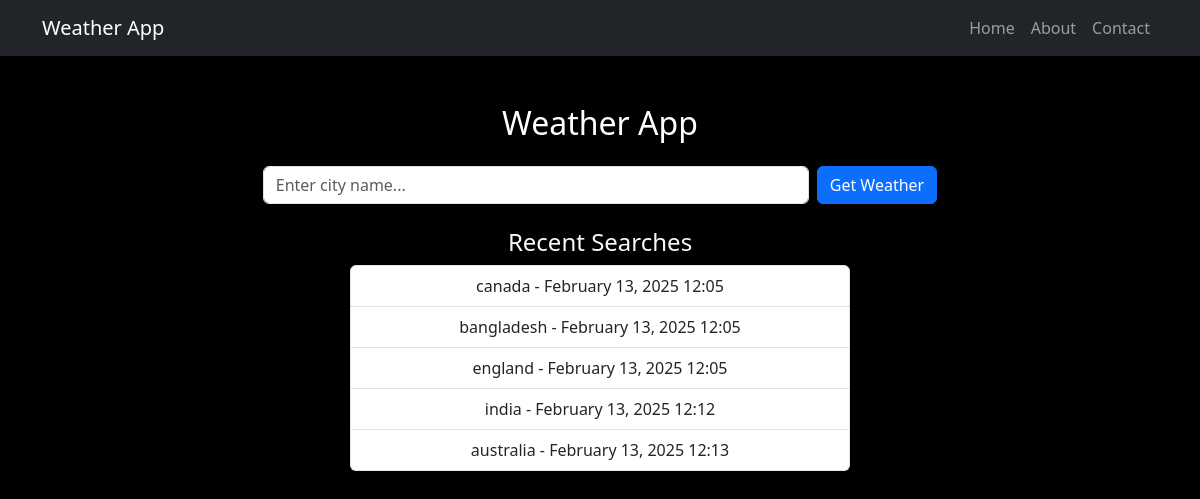
The page / on the database its author committed.
### weather/models.py (models this page shows, shortened)
class WeatherSearch(models.Model):
    city = models.CharField(max_length=100)
    searched_at = models.DateTimeField(auto_now_add=True)

### weather/views.py (the view, shortened to what this page needs)
# urls.py: path('', weather_view, name='weather-home'),
def weather_view(request):
    weather_data = None
    error_message = None
    history =  WeatherSearch.objects.all().order_by('searched_at')[:5]
    return render(request, 'weather/weather.html', {
        'weather_data': weather_data,
        'error_message': error_message,
        'history': history,
        })

### weather/templates/weather/weather.html (shortened to what this page needs)
{% extends 'weather/base.html' %}
{% block content %}
<div class="container mt-5">
    <h2 class="text-center text-white">Weather App</h2>
    <form method="POST" class="d-flex justify-content-center mt-4">
        <input type="text" name="city" class="form-control w-50 me-2" placeholder="Enter city name..." required>
        <button type="submit" class="btn btn-primary">Get Weather</button>
    </form>
    {% if history %}
        <div class="mt-4 mx-auto text-center" style="width: 500px;">
            <h4 class="text-light">Recent Searches</h4>
            <ul class="list-group">
                {% for search in history %}
                   <li class="list-group-item">{{ search.city }} - {{ search.searched_at|date:"F d, Y H:i" }}</li>
                {% endfor %}
            </ul>
        </div>
    {% endif %}
</div>
{% endblock %}

### weather/templates/weather/base.html (shortened to what this page needs)
<!DOCTYPE html>
<html lang="en">
<head>
    <link href="https://cdn.jsdelivr.net/npm/bootstrap@5.3.0/dist/css/bootstrap.min.css" rel="stylesheet">
</head>
<body class="bg-black">
    <nav class="navbar navbar-expand-lg navbar-dark bg-dark">
        <div class="container">
            <a class="navbar-brand" href="{% url 'weather-home' %}">Weather App</a>
            <div class="collapse navbar-collapse" id="navbarNav">
                <ul class="navbar-nav ms-auto">
                    <li class="nav-item">
                        <a class="nav-link" href="{% url 'weather-home' %}">Home</a>
                    </li>
                    <li class="nav-item">
                        <a class="nav-link" href="#">About</a>
                    </li>
                    <li class="nav-item">
                        <a class="nav-link" href="#">Contact</a>
                    </li>
                </ul>
            </div>
        </div>
    </nav>
    <div class="container mt-4">
        {% block content %}
        {% endblock %}
    </div>
</body>
</html>

### rows shown on the page
WeatherSearch: city "canada", searched_at "February 13, 2025 12:05"
WeatherSearch: city "bangladesh", searched_at "February 13, 2025 12:05"
WeatherSearch: city "england", searched_at "February 13, 2025 12:05"
WeatherSearch: city "india", searched_at "February 13, 2025 12:12"
WeatherSearch: city "australia", searched_at "February 13, 2025 12:13"
